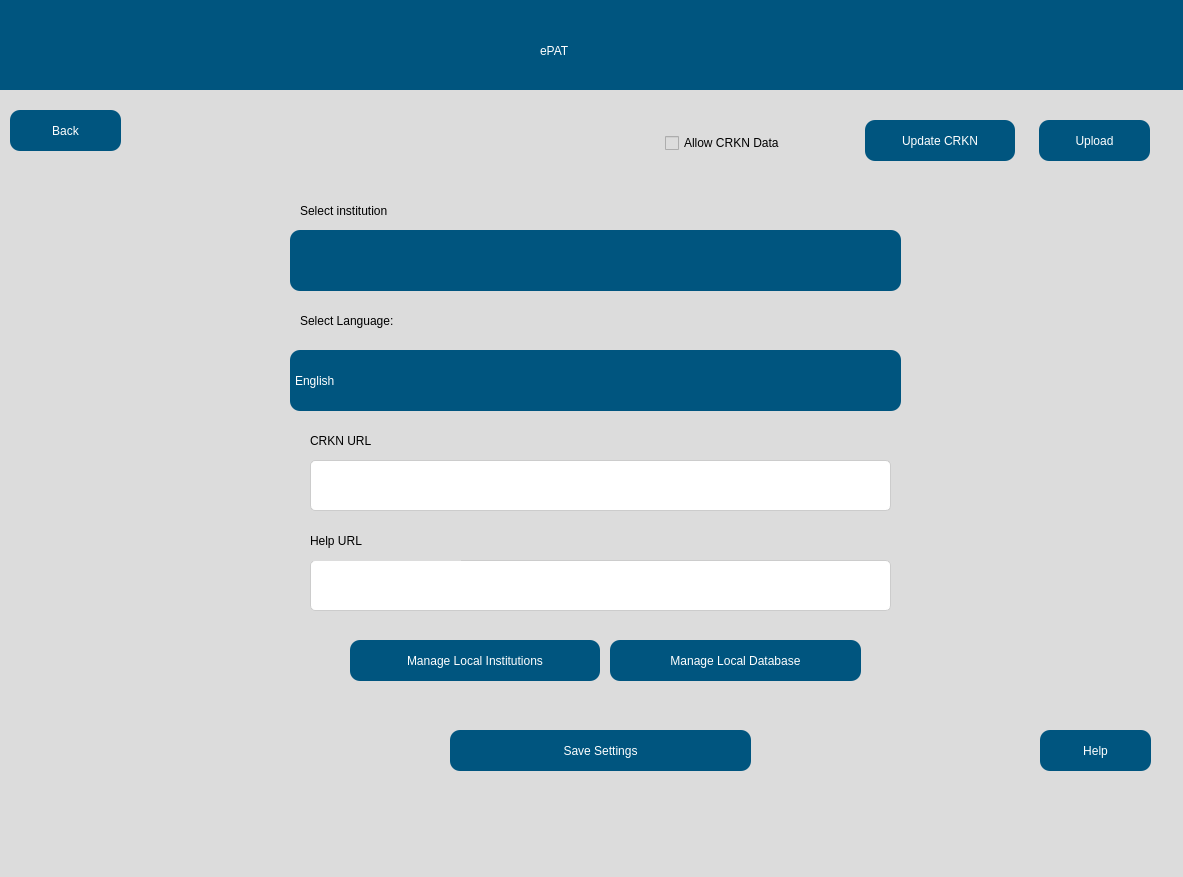
<?xml version="1.0" encoding="UTF-8"?>
<ui version="4.0">
 <class>Dialog</class>
 <widget class="QDialog" name="Dialog">
  <property name="geometry">
   <rect>
    <x>0</x>
    <y>0</y>
    <width>1183</width>
    <height>877</height>
   </rect>
  </property>
  <property name="windowTitle">
   <string>Dialog</string>
  </property>
  <widget class="QWidget" name="widget" native="true">
   <property name="geometry">
    <rect>
     <x>-10</x>
     <y>0</y>
     <width>1200</width>
     <height>900</height>
    </rect>
   </property>
   <property name="styleSheet">
    <string notr="true">background-color: rgb(220, 220, 220);</string>
   </property>
   <widget class="QWidget" name="widget_2" native="true">
    <property name="geometry">
     <rect>
      <x>10</x>
      <y>0</y>
      <width>1200</width>
      <height>90</height>
     </rect>
    </property>
    <property name="styleSheet">
     <string notr="true">background-color: rgb(0, 85, 127);</string>
    </property>
    <widget class="QLabel" name="label">
     <property name="geometry">
      <rect>
       <x>540</x>
       <y>20</y>
       <width>141</width>
       <height>61</height>
      </rect>
     </property>
     <property name="styleSheet">
      <string notr="true">font: 75 36pt &quot;Arial&quot;;
color: rgb(255, 255, 255);
</string>
     </property>
     <property name="text">
      <string>ePAT</string>
     </property>
    </widget>
   </widget>
   <widget class="QPushButton" name="backButton">
    <property name="geometry">
     <rect>
      <x>20</x>
      <y>110</y>
      <width>111</width>
      <height>41</height>
     </rect>
    </property>
    <property name="styleSheet">
     <string notr="true">
            QPushButton {
                font: 75 16pt &quot;Arial&quot;;
                background-color: rgb(0, 85, 127);
                border-radius: 10px;
                color: rgb(255, 255, 255);
            }

            QPushButton:hover {
                background-color: rgb(0, 75, 117); /* Slightly darker color when hovered */
            }

            QPushButton:pressed {
                background-color: rgb(0, 65, 107); /* Even darker color when clicked */
            }
        </string>
    </property>
    <property name="text">
     <string>Back</string>
    </property>
   </widget>
   <widget class="QPushButton" name="uploadButton">
    <property name="geometry">
     <rect>
      <x>1049</x>
      <y>120</y>
      <width>111</width>
      <height>41</height>
     </rect>
    </property>
    <property name="styleSheet">
     <string notr="true">
            QPushButton {
                font: 75 16pt &quot;Arial&quot;;
                background-color: rgb(0, 85, 127);
                border-radius: 10px;
                color: rgb(255, 255, 255);
            }

            QPushButton:hover {
                background-color: rgb(0, 75, 117); /* Slightly darker color when hovered */
            }

            QPushButton:pressed {
                background-color: rgb(0, 65, 107); /* Even darker color when clicked */
            }
        </string>
    </property>
    <property name="text">
     <string>Upload</string>
    </property>
   </widget>
   <widget class="QPushButton" name="updateCRKN">
    <property name="geometry">
     <rect>
      <x>875</x>
      <y>120</y>
      <width>150</width>
      <height>41</height>
     </rect>
    </property>
    <property name="styleSheet">
     <string notr="true">
            QPushButton {
                font: 75 16pt &quot;Arial&quot;;
                background-color: rgb(0, 85, 127);
                border-radius: 10px;
                color: rgb(255, 255, 255);
            }

            QPushButton:hover {
                background-color: rgb(0, 75, 117); /* Slightly darker color when hovered */
            }

            QPushButton:pressed {
                background-color: rgb(0, 65, 107); /* Even darker color when clicked */
            }
            QPushButton:disabled {
                background-color: rgb(180, 180, 180); /* Grey color for disabled state */
                color: rgb(120, 120, 120); /* Darker text color for disabled state */
            }
        </string>
    </property>
    <property name="text">
     <string>Update CRKN</string>
    </property>
   </widget>
   <widget class="QLabel" name="UniversityLabel_5">
    <property name="geometry">
     <rect>
      <x>310</x>
      <y>190</y>
      <width>151</width>
      <height>41</height>
     </rect>
    </property>
    <property name="styleSheet">
     <string notr="true">font: 75 14pt &quot;Arial&quot;;
color: rgb(0, 0, 0);</string>
    </property>
    <property name="text">
     <string>Select institution</string>
    </property>
   </widget>
   <widget class="QComboBox" name="institutionSelection">
    <property name="geometry">
     <rect>
      <x>300</x>
      <y>230</y>
      <width>611</width>
      <height>61</height>
     </rect>
    </property>
    <property name="styleSheet">
     <string notr="true">/* Styling for the QComboBox */
QComboBox {
    font: 75 16pt &quot;Arial&quot;;
    background-color: rgb(0, 85, 127);
    border-radius: 10px;
    color: rgb(255, 255, 255);
}

/* Styling for the QComboBox when hovered */
QComboBox:hover {
    background-color: rgb(0, 75, 117); /* Slightly darker color when hovered */
}

/* Styling for the QComboBox when the dropdown is activated */
QComboBox::drop-down {
    subcontrol-origin: padding;
    subcontrol-position: right center;
    width: 15px;
    border-left-width: 0px;
    border-left-color: darkgray;
    border-left-style: solid; /* just a single line */
    border-top-right-radius: 10px; /* same radius as the QComboBox */
    border-bottom-right-radius: 10px; /* same radius as the QComboBox */
}

/* Styling for the QComboBox when the dropdown button is pressed */
QComboBox::down-arrow {
                image: url(resources/dropdown_icon.png);
                width: 21px;
                height: 15px;
                padding-right: 15px;
            }</string>
    </property>
   </widget>
   <widget class="QLabel" name="UniversityLabel_6">
    <property name="geometry">
     <rect>
      <x>320</x>
      <y>420</y>
      <width>151</width>
      <height>41</height>
     </rect>
    </property>
    <property name="styleSheet">
     <string notr="true">font: 75 14pt &quot;Arial&quot;;
color: rgb(0, 0, 0);</string>
    </property>
    <property name="text">
     <string>Help Link </string>
    </property>
   </widget>

   <widget class="QLabel" name="UniversityLabel_7">
    <property name="geometry">
     <rect>
      <x>310</x>
      <y>300</y>
      <width>151</width>
      <height>41</height>
     </rect>
    </property>
    <property name="styleSheet">
     <string notr="true">font: 75 14pt &quot;Arial&quot;;
color: rgb(0, 0, 0);</string>
    </property>
    <property name="text">
     <string>Select Language:</string>
    </property>
   </widget>
   <widget class="QComboBox" name="languageSetting">
    <property name="geometry">
     <rect>
      <x>300</x>
      <y>350</y>
      <width>611</width>
      <height>61</height>
     </rect>
    </property>
    <property name="styleSheet">
     <string notr="true">/* Styling for the QComboBox */
QComboBox {
    font: 75 16pt &quot;Arial&quot;;
    background-color: rgb(0, 85, 127);
    border-radius: 10px;
    color: rgb(255, 255, 255);
}

/* Styling for the QComboBox when hovered */
QComboBox:hover {
    background-color: rgb(0, 75, 117); /* Slightly darker color when hovered */
}

/* Styling for the QComboBox when the dropdown is activated */
QComboBox::drop-down {
    subcontrol-origin: padding;
    subcontrol-position: right center;
    width: 15px;
    border-left-width: 0px;
    border-left-color: darkgray;
    border-left-style: solid; /* just a single line */
    border-top-right-radius: 10px; /* same radius as the QComboBox */
    border-bottom-right-radius: 10px; /* same radius as the QComboBox */
}

/* Styling for the QComboBox when the dropdown button is pressed */
QComboBox::down-arrow {
                image: url(resources/dropdown_icon.png);
                width: 21px;
                height: 15px;
                padding-right: 15px;
            }</string>
    </property>
    <item>
     <property name="text">
      <string>English</string>
     </property>
    </item>
    <item>
     <property name="text">
      <string>French</string>
     </property>
    </item>
   </widget>
   <widget class="QLabel" name="UniversityLabel_8">
    <property name="geometry">
     <rect>
      <x>320</x>
      <y>420</y>
      <width>151</width>
      <height>41</height>
     </rect>
    </property>
    <property name="styleSheet">
     <string notr="true">font: 75 14pt &quot;Arial&quot;;
color: rgb(0, 0, 0);</string>
    </property>
    <property name="text">
     <string>CRKN URL</string>
    </property>
   </widget>
   <widget class="QLineEdit" name="helpURL">
    <property name="geometry">
     <rect>
      <x>320</x>
      <y>560</y>
      <width>581</width>
      <height>51</height>
     </rect>
    </property>
    <property name="styleSheet">
     <string notr="true">/* Styling for QLineEdit */
QLineEdit {
    font-family: Arial, sans-serif;
    font-size: 14px;
    color: #333; /* Text color */
    background-color: #fff; /* Background color */
    border: 1px solid #ccc; /* Border color */
    border-radius: 5px; /* Border radius */
    padding: 8px; /* Padding inside the QLineEdit */
}

/* Styling for QLineEdit when it's focused */
QLineEdit:focus {
    border: 1px solid #4d90fe; /* Focused border color */
    outline: none; /* Remove default focus outline */
}

/* Styling for QLineEdit when hovered */
QLineEdit:hover {
    border: 1px solid #999; /* Border color on hover */
}</string>
    </property>
   </widget>
   <widget class="QLabel" name="helpURL">
    <property name="geometry">
     <rect>
      <x>320</x>
      <y>520</y>
      <width>151</width>
      <height>41</height>
     </rect>
    </property>
    <property name="styleSheet">
     <string notr="true">font: 75 14pt &quot;Arial&quot;;
color: rgb(0, 0, 0);</string>
    </property>
    <property name="text">
     <string>Help URL</string>
    </property>
   </widget>
   <widget class="QPushButton" name="saveSettings">
    <property name="geometry">
     <rect>
      <x>460</x>
      <y>730</y>
      <width>301</width>
      <height>41</height>
     </rect>
    </property>
    <property name="styleSheet">
     <string notr="true">
            QPushButton {
                font: 75 16pt &quot;Arial&quot;;
                background-color: rgb(0, 85, 127);
                border-radius: 10px;
                color: rgb(255, 255, 255);
            }

            QPushButton:hover {
                background-color: rgb(0, 75, 117); /* Slightly darker color when hovered */
            }

            QPushButton:pressed {
                background-color: rgb(0, 65, 107); /* Even darker color when clicked */
            }
            QPushButton:disabled {
                background-color: rgb(180, 180, 180); /* Grey color for disabled state */
                color: rgb(120, 120, 120); /* Darker text color for disabled state */
            }
        </string>
    </property>
    <property name="text">
     <string>Save Settings</string>
    </property>
   </widget>
   <widget class="QPushButton" name="helpButton">
    <property name="geometry">
     <rect>
      <x>1050</x>
      <y>730</y>
      <width>111</width>
      <height>41</height>
     </rect>
    </property>
    <property name="styleSheet">
     <string notr="true">
            QPushButton {
                font: 75 16pt &quot;Arial&quot;;
                background-color: rgb(0, 85, 127);
                border-radius: 10px;
                color: rgb(255, 255, 255);
            }

            QPushButton:hover {
                background-color: rgb(0, 75, 117); /* Slightly darker color when hovered */
            }

            QPushButton:pressed {
                background-color: rgb(0, 65, 107); /* Even darker color when clicked */
            }
        </string>
    </property>
    <property name="text">
     <string>Help</string>
    </property>
   </widget>
   <widget class="QLineEdit" name="crknURL">
    <property name="geometry">
     <rect>
      <x>320</x>
      <y>460</y>
      <width>581</width>
      <height>51</height>
     </rect>
    </property>
    <property name="styleSheet">
     <string notr="true">/* Styling for QLineEdit */
QLineEdit {
    font-family: Arial, sans-serif;
    font-size: 14px;
    color: #333; /* Text color */
    background-color: #fff; /* Background color */
    border: 1px solid #ccc; /* Border color */
    border-radius: 5px; /* Border radius */
    padding: 8px; /* Padding inside the QLineEdit */
}

/* Styling for QLineEdit when it's focused */
QLineEdit:focus {
    border: 1px solid #4d90fe; /* Focused border color */
    outline: none; /* Remove default focus outline */
}

/* Styling for QLineEdit when hovered */
QLineEdit:hover {
    border: 1px solid #999; /* Border color on hover */
}
QLineEdit:disabled {
                background-color: rgb(180, 180, 180); /* Grey color for disabled state */
                color: rgb(120, 120, 120); /* Darker text color for disabled state */
            }
</string>
    </property>
   </widget>
   <widget class="QPushButton" name="manageDatabase">
    <property name="geometry">
     <rect>
      <x>620</x>
      <y>640</y>
      <width>251</width>
      <height>41</height>
     </rect>
    </property>
    <property name="styleSheet">
     <string notr="true">
            QPushButton {
                font: 75 16pt &quot;Arial&quot;;
                background-color: rgb(0, 85, 127);
                border-radius: 10px;
                color: rgb(255, 255, 255);
            }

            QPushButton:hover {
                background-color: rgb(0, 75, 117); /* Slightly darker color when hovered */
            }

            QPushButton:pressed {
                background-color: rgb(0, 65, 107); /* Even darker color when clicked */
            }
            QPushButton:disabled {
                background-color: rgb(180, 180, 180); /* Grey color for disabled state */
                color: rgb(120, 120, 120); /* Darker text color for disabled state */
            }
        </string>
    </property>
    <property name="text">
     <string>Manage Local Database</string>
    </property>
   </widget>
   <widget class="QPushButton" name="manageInstitution">
    <property name="geometry">
     <rect>
      <x>360</x>
      <y>640</y>
      <width>250</width>
      <height>41</height>
     </rect>
    </property>
    <property name="styleSheet">
     <string notr="true">
            QPushButton {
                font: 75 16pt &quot;Arial&quot;;
                background-color: rgb(0, 85, 127);
                border-radius: 10px;
                color: rgb(255, 255, 255);
            }

            QPushButton:hover {
                background-color: rgb(0, 75, 117); /* Slightly darker color when hovered */
            }

            QPushButton:pressed {
                background-color: rgb(0, 65, 107); /* Even darker color when clicked */
            }
            QPushButton:disabled {
                background-color: rgb(180, 180, 180); /* Grey color for disabled state */
                color: rgb(120, 120, 120); /* Darker text color for disabled state */
            }
        </string>
    </property>
    <property name="text">
     <string>Manage Local Institutions</string>
    </property>
   </widget>
   <widget class="QTextEdit" name="helpLink">
    <property name="geometry">
     <rect>
      <x>320</x>
      <y>460</y>
      <width>581</width>
      <height>51</height>
     </rect>
    </property>
    <property name="styleSheet">
     <string notr="true">/* Styling for QTextEdit */
QTextEdit {
    font-family: Arial, sans-serif;
    font-size: 14px;
    color: #333; /* Text color */
    background-color: #fff; /* Background color */
    border: 1px solid #ccc; /* Border color */
    border-radius: 5px; /* Border radius */
    padding: 8px; /* Padding inside the QTextEdit */
}

/* Styling for QTextEdit when it's focused */
QTextEdit:focus {
    border: 1px solid #4d90fe; /* Focused border color */
    outline: none; /* Remove default focus outline */
}

/* Styling for QTextEdit when hovered */
QTextEdit:hover {
    border: 1px solid #999; /* Border color on hover */
}</string>
    </property>
   </widget>

   <widget class="QCheckBox" name="allowCRKNData">
    <property name="geometry">
     <rect>
      <x>675</x>
      <y>128</y>
      <width>200</width>
      <height>30</height>
     </rect>
    </property>
    <property name="styleSheet">
     <string notr="true">font: 75 14pt &quot;Arial&quot;;</string>
    </property>
    <property name="text">
     <string>Allow CRKN Data</string>
    </property>
   </widget>
  </widget>
 </widget>
 <resources/>
 <connections/>
</ui>
